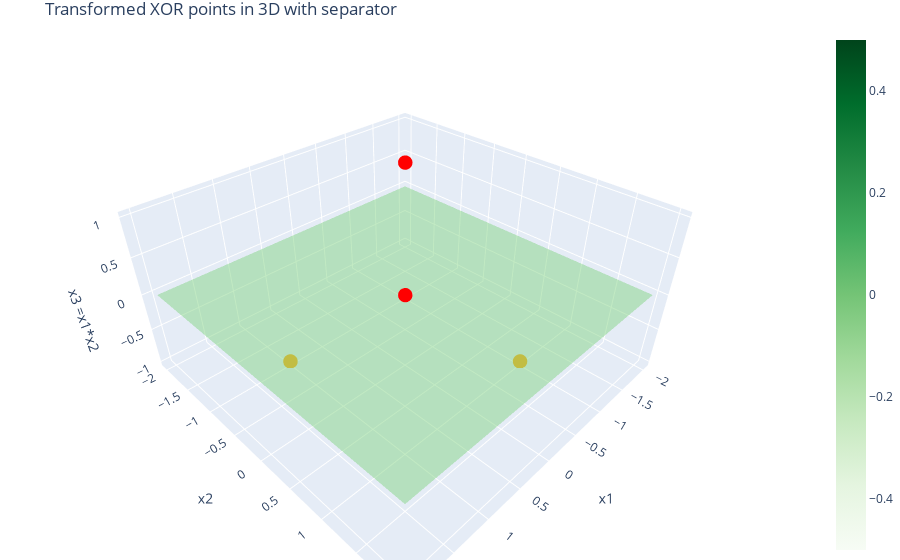

The notebook cell saved with this chart:
### Code cell
import plotly.graph_objects as go
import numpy as np


# Original XR datasset in 2D
x = np.array([[1,1],[-1,-1],[1,-1],[-1,1]])
y = np.array([1,1,-1,-1])


#Applying the feature transformation to 3D: x3 = x1 * x2

x_transformed = np.hstack((x, (x[:,0] * x[:,1]).reshape(-1,1)))

# Create a ploty figure
fig = go.Figure()

#Add the points to the plot
colors = ['red' if label == 1 else 'orange' for label in y]
fig.add_trace(go.Scatter3d(x = x_transformed[:,0], y = x_transformed[:,1], z= x_transformed[:,2],
                           mode= 'markers', marker = dict(color = colors, size = 5)))


# Define the separator plane
xx, yy = np.meshgrid(np.linspace(-2,2,50), np.linspace(-2,2,50))
zz = 0  * xx
fig.add_trace(go.Surface(x=xx,y=yy,z=zz, opacity=0.5, colorscale= 'Greens'))

# Set the layout for better view
fig.update_layout(title='Transformed XOR points in 3D with separator',
                  scene = dict(xaxis_title = 'x1', yaxis_title = 'x2', zaxis_title= 'x3 =x1*x2'),
                  margin = dict(l=0,r=0,b=0,t=30))

#Show the figure
fig.show()

### Figure 1 — Plotly figure (JSON) as saved in the notebook; plotly's stock layout.template omitted (floating-point values rounded to 4 significant figures; data arrays with more than 128 entries replaced by an {"elided": "..."} marker saying what was removed)
{"data": [{"marker": {"color": ["red", "red", "orange", "orange"], "size": 5}, "mode": "markers", "type": "scatter3d", "x": [1, -1, 1, -1], "y": [1, -1, -1, 1], "z": [1, 1, -1, -1]}, {"colorscale": [[0, "rgb(247,252,245)"], [0.125, "rgb(229,245,224)"], [0.25, "rgb(199,233,192)"], [0.375, "rgb(161,217,155)"], [0.5, "rgb(116,196,118)"], [0.625, "rgb(65,171,93)"], [0.75, "rgb(35,139,69)"], [0.875, "rgb(0,109,44)"], [1, "rgb(0,68,27)"]], "opacity": 0.5, "type": "surface", "x": {"elided": "50x50 float values"}, "y": {"elided": "50x50 float values"}, "z": {"elided": "50x50 float values"}}], "layout": {"margin": {"b": 0, "l": 0, "r": 0, "t": 30}, "scene": {"xaxis": {"title": {"text": "x1"}}, "yaxis": {"title": {"text": "x2"}}, "zaxis": {"title": {"text": "x3 =x1*x2"}}}, "title": {"text": "Transformed XOR points in 3D with separator"}}}
